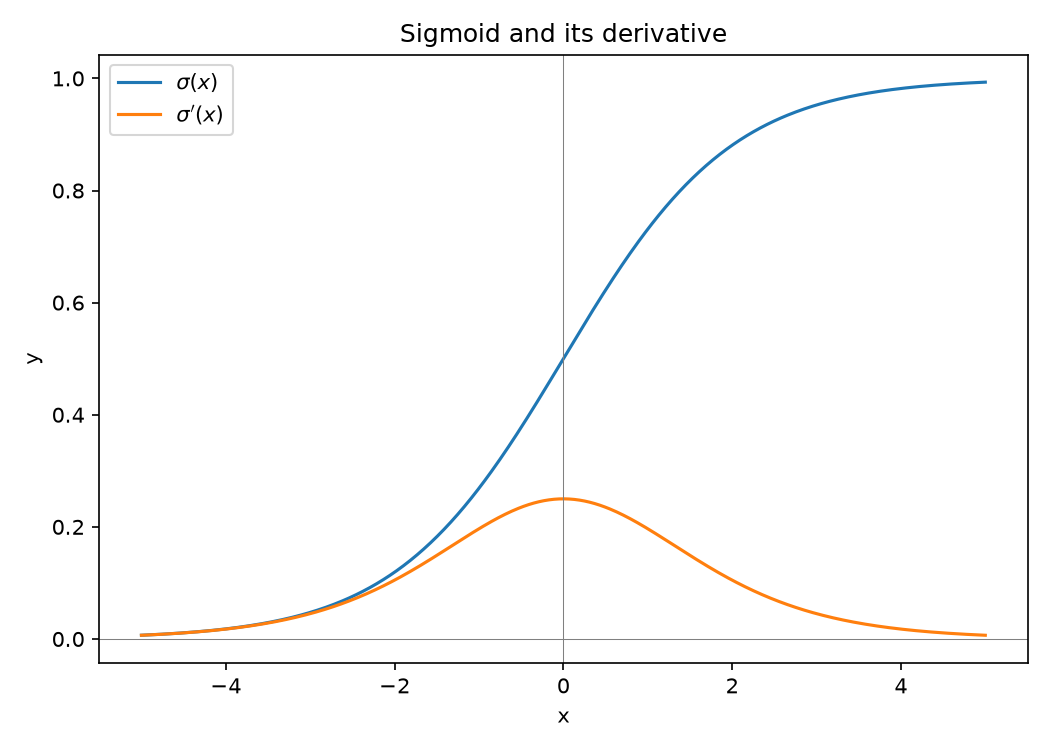

Write the Python code that produced this figure.
"""
Sigmoid and its derivative are completely new to me, therefore i have used claude code more than i would like to...

C1. Sigmoid function and its derivative.

sigma(x)  = 1 / (1 + exp(-x))
sigma'(x) = sigma(x) * (1 - sigma(x))   <- this identity is worth memorizing,
                                            it's why sigmoid is so convenient in ML
"""
from pathlib import Path

import numpy as np
import matplotlib.pyplot as plt


def sigmoid(x):
    return 1 / (1 + np.exp(-x))


def sigmoid_derivative(x):
    s = sigmoid(x)
    return s * (1 - s)


x = np.linspace(-5, 5, 500)

plt.figure(figsize=(7, 5))
plt.plot(x, sigmoid(x), label=r"$\sigma(x)$")
plt.plot(x, sigmoid_derivative(x), label=r"$\sigma'(x)$")
plt.axhline(0, color="gray", linewidth=0.5)
plt.axvline(0, color="gray", linewidth=0.5)
plt.xlabel("x")
plt.ylabel("y")
plt.title("Sigmoid and its derivative")
plt.legend()
plt.tight_layout()
plt.savefig(Path(__file__).parent / "c1_sigmoid.png", dpi=150)
plt.show()
